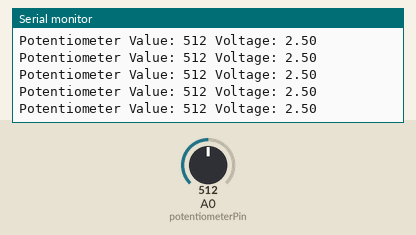
Simulated run of this sketch. Board: Arduino Uno, built with avr-gcc and run on an emulated ATmega328P. Parts: the last lines printed to the serial monitor. The test bench sets the inputs (shaded band); at power-on: A0 (potentiometerPin) = 512.

Above: at 4.2 s.
4.3 s: A0 (potentiometerPin) set to 991
At 4.34 s:
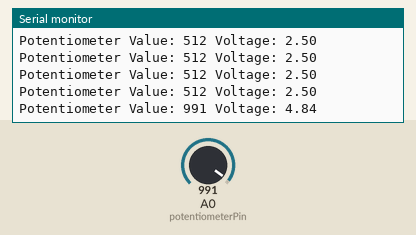
7.3 s: A0 (potentiometerPin) set to 1007
At 7.37 s:
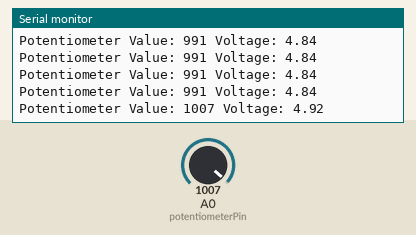
Timing chart, 0 to 10.3 s (numbered marks = the images above; inputs shaded):
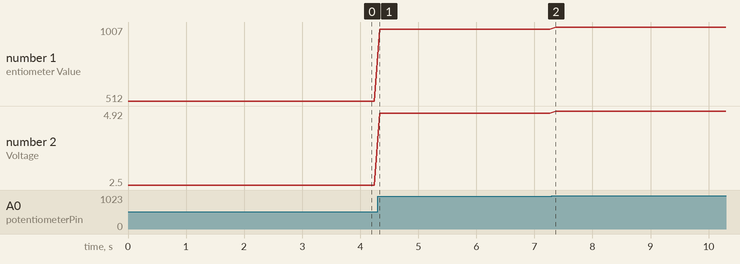

Measured:
- after the input at 4.3 s, the serial monitor: prints a new line at once (image 1)
- after the input at 7.3 s, the serial monitor: prints a new line after 0.07 s (image 2)
- plotted number 1: 512 → 991 after the input at 4.3 s, 991 → 1007 after the input at 7.3 s
- plotted number 2: 2.5 → 4.84 after the input at 4.3 s, 4.84 → 4.92 after the input at 7.3 s

The sketch:

readAnalogVoltages.ino
```cpp
int potentiometerPin = A0; //A0 is a INT as it is hexadecimal NICE!
int potVal;
float power = 0.0;
int waitTime = 100;
int br = 9600;
float volts;
float upperLimitVoltage = 5.0;
float upperLimitArdType = 1023.0;
void setup() {
  Serial.begin(br);
  pinMode(potentiometerPin, INPUT);
  //INPUT = Reading from PIN
  //OUTPUT = Writing to PIN
}


void loop() {
  potVal = analogRead(potentiometerPin);
  volts = (upperLimitVoltage/upperLimitArdType)*potVal;
  Serial.print("Potentiometer Value: ");
  Serial.print(potVal);
  Serial.print(" Voltage: ");
  Serial.println(volts);
  delay(waitTime);
}
```
